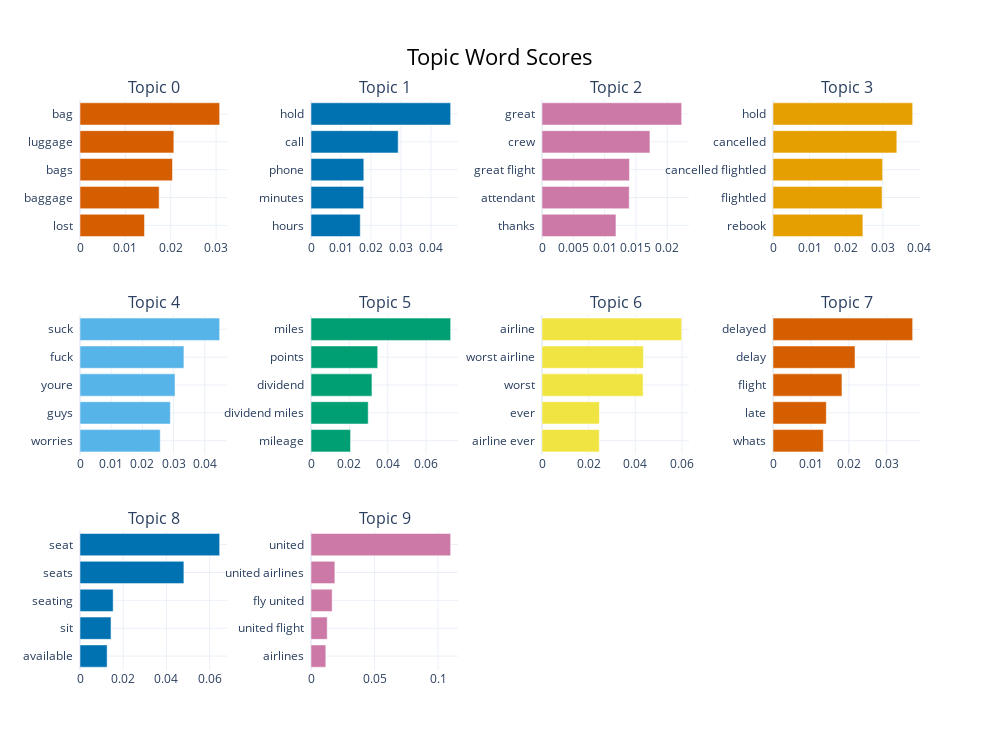

The cell this chart's notebook holds for it:
### Markdown cell above
##### For each topic, we can observe the most important words, sorted in decreasing order based on the c-TF-IDF score:

### Code cell
barchart = bertmodel_mpnet.visualize_barchart(top_n_topics=10)
barchart.show()

### Figure 1 — Plotly figure (JSON) as saved in the notebook; plotly's stock layout.template omitted (floating-point values rounded to 4 significant figures)
{"data": [{"marker": {"color": "#D55E00"}, "orientation": "h", "type": "bar", "x": [0.01421, 0.01745, 0.02038, 0.02068, 0.03078], "xaxis": "x", "y": ["lost  ", "baggage  ", "bags  ", "luggage  ", "bag  "], "yaxis": "y"}, {"marker": {"color": "#0072B2"}, "orientation": "h", "type": "bar", "x": [0.01643, 0.01756, 0.01762, 0.02908, 0.04658], "xaxis": "x2", "y": ["hours  ", "minutes  ", "phone  ", "call  ", "hold  "], "yaxis": "y2"}, {"marker": {"color": "#CC79A7"}, "orientation": "h", "type": "bar", "x": [0.01181, 0.01393, 0.01396, 0.01723, 0.02229], "xaxis": "x3", "y": ["thanks  ", "attendant  ", "great flight  ", "crew  ", "great  "], "yaxis": "y3"}, {"marker": {"color": "#E69F00"}, "orientation": "h", "type": "bar", "x": [0.02454, 0.02978, 0.02993, 0.03381, 0.03813], "xaxis": "x4", "y": ["rebook  ", "flightled  ", "cancelled flightled  ", "cancelled  ", "hold  "], "yaxis": "y4"}, {"marker": {"color": "#56B4E9"}, "orientation": "h", "type": "bar", "x": [0.02572, 0.02897, 0.03047, 0.03332, 0.04478], "xaxis": "x5", "y": ["worries  ", "guys  ", "youre  ", "fuck  ", "suck  "], "yaxis": "y5"}, {"marker": {"color": "#009E73"}, "orientation": "h", "type": "bar", "x": [0.02062, 0.02982, 0.03178, 0.03478, 0.07281], "xaxis": "x6", "y": ["mileage  ", "dividend miles  ", "dividend  ", "points  ", "miles  "], "yaxis": "y6"}, {"marker": {"color": "#F0E442"}, "orientation": "h", "type": "bar", "x": [0.02455, 0.02459, 0.04334, 0.04346, 0.05986], "xaxis": "x7", "y": ["airline ever  ", "ever  ", "worst  ", "worst airline  ", "airline  "], "yaxis": "y7"}, {"marker": {"color": "#D55E00"}, "orientation": "h", "type": "bar", "x": [0.01326, 0.01405, 0.01818, 0.02162, 0.03682], "xaxis": "x8", "y": ["whats  ", "late  ", "flight  ", "delay  ", "delayed  "], "yaxis": "y8"}, {"marker": {"color": "#0072B2"}, "orientation": "h", "type": "bar", "x": [0.01255, 0.01437, 0.01535, 0.04808, 0.06464], "xaxis": "x9", "y": ["available  ", "sit  ", "seating  ", "seats  ", "seat  "], "yaxis": "y9"}, {"marker": {"color": "#CC79A7"}, "orientation": "h", "type": "bar", "x": [0.01166, 0.01275, 0.01665, 0.01877, 0.1099], "xaxis": "x10", "y": ["airlines  ", "united flight  ", "fly united  ", "united airlines  ", "united  "], "yaxis": "y10"}], "layout": {"annotations": [{"font": {"size": 16}, "showarrow": false, "text": "Topic 0", "x": 0.0875, "xanchor": "center", "xref": "paper", "y": 1, "yanchor": "bottom", "yref": "paper"}, {"font": {"size": 16}, "showarrow": false, "text": "Topic 1", "x": 0.3625, "xanchor": "center", "xref": "paper", "y": 1, "yanchor": "bottom", "yref": "paper"}, {"font": {"size": 16}, "showarrow": false, "text": "Topic 2", "x": 0.6375, "xanchor": "center", "xref": "paper", "y": 1, "yanchor": "bottom", "yref": "paper"}, {"font": {"size": 16}, "showarrow": false, "text": "Topic 3", "x": 0.9125, "xanchor": "center", "xref": "paper", "y": 1, "yanchor": "bottom", "yref": "paper"}, {"font": {"size": 16}, "showarrow": false, "text": "Topic 4", "x": 0.0875, "xanchor": "center", "xref": "paper", "y": 0.6222, "yanchor": "bottom", "yref": "paper"}, {"font": {"size": 16}, "showarrow": false, "text": "Topic 5", "x": 0.3625, "xanchor": "center", "xref": "paper", "y": 0.6222, "yanchor": "bottom", "yref": "paper"}, {"font": {"size": 16}, "showarrow": false, "text": "Topic 6", "x": 0.6375, "xanchor": "center", "xref": "paper", "y": 0.6222, "yanchor": "bottom", "yref": "paper"}, {"font": {"size": 16}, "showarrow": false, "text": "Topic 7", "x": 0.9125, "xanchor": "center", "xref": "paper", "y": 0.6222, "yanchor": "bottom", "yref": "paper"}, {"font": {"size": 16}, "showarrow": false, "text": "Topic 8", "x": 0.0875, "xanchor": "center", "xref": "paper", "y": 0.2444, "yanchor": "bottom", "yref": "paper"}, {"font": {"size": 16}, "showarrow": false, "text": "Topic 9", "x": 0.3625, "xanchor": "center", "xref": "paper", "y": 0.2444, "yanchor": "bottom", "yref": "paper"}], "height": 750, "hoverlabel": {"bgcolor": "white", "font": {"family": "Rockwell", "size": 16}}, "showlegend": false, "title": {"font": {"color": "Black", "size": 22}, "text": "Topic Word Scores", "x": 0.5, "xanchor": "center", "yanchor": "top"}, "width": 1000, "xaxis": {"anchor": "y", "domain": [0, 0.175], "showgrid": true}, "xaxis10": {"anchor": "y10", "domain": [0.275, 0.45], "showgrid": true}, "xaxis11": {"anchor": "y11", "domain": [0.55, 0.725], "showgrid": true}, "xaxis12": {"anchor": "y12", "domain": [0.825, 1], "showgrid": true}, "xaxis2": {"anchor": "y2", "domain": [0.275, 0.45], "showgrid": true}, "xaxis3": {"anchor": "y3", "domain": [0.55, 0.725], "showgrid": true}, "xaxis4": {"anchor": "y4", "domain": [0.825, 1], "showgrid": true}, "xaxis5": {"anchor": "y5", "domain": [0, 0.175], "showgrid": true}, "xaxis6": {"anchor": "y6", "domain": [0.275, 0.45], "showgrid": true}, "xaxis7": {"anchor": "y7", "domain": [0.55, 0.725], "showgrid": true}, "xaxis8": {"anchor": "y8", "domain": [0.825, 1], "showgrid": true}, "xaxis9": {"anchor": "y9", "domain": [0, 0.175], "showgrid": true}, "yaxis": {"anchor": "x", "domain": [0.7556, 1], "showgrid": true}, "yaxis10": {"anchor": "x10", "domain": [0, 0.2444], "showgrid": true}, "yaxis11": {"anchor": "x11", "domain": [0, 0.2444], "showgrid": true}, "yaxis12": {"anchor": "x12", "domain": [0, 0.2444], "showgrid": true}, "yaxis2": {"anchor": "x2", "domain": [0.7556, 1], "showgrid": true}, "yaxis3": {"anchor": "x3", "domain": [0.7556, 1], "showgrid": true}, "yaxis4": {"anchor": "x4", "domain": [0.7556, 1], "showgrid": true}, "yaxis5": {"anchor": "x5", "domain": [0.3778, 0.6222], "showgrid": true}, "yaxis6": {"anchor": "x6", "domain": [0.3778, 0.6222], "showgrid": true}, "yaxis7": {"anchor": "x7", "domain": [0.3778, 0.6222], "showgrid": true}, "yaxis8": {"anchor": "x8", "domain": [0.3778, 0.6222], "showgrid": true}, "yaxis9": {"anchor": "x9", "domain": [0, 0.2444], "showgrid": true}}}
